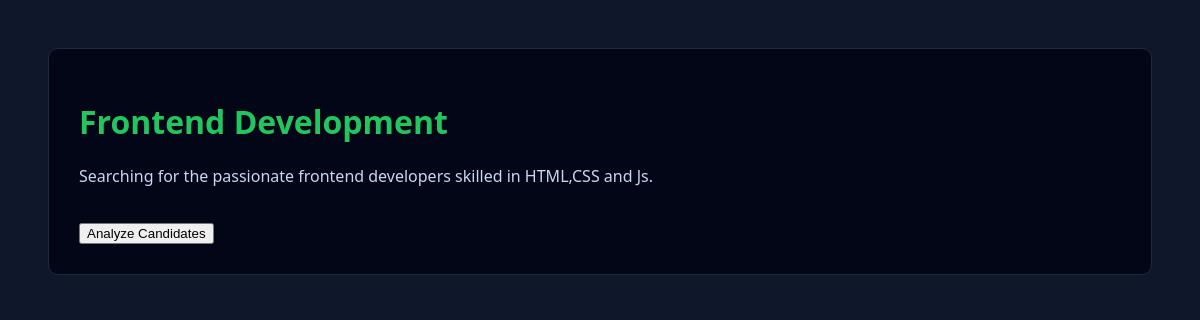
The page /job/2 on the database its author committed.
### tables this page shows
CREATE TABLE jobs (
        id INTEGER PRIMARY KEY AUTOINCREMENT,
        title TEXT,
        description TEXT
    );

### main.py (the view)
@app.route("/job/<int:job_id>")
def view_job(job_id):
    conn = sqlite3.connect("database.db")
    c = conn.cursor()
    c.execute("SELECT * FROM jobs WHERE id=?", (job_id,))
    job = c.fetchone()
    conn.close()
    return render_template("job_detail.html", job=job)

### templates/job_detail.html (shortened to what this page needs)
<!doctype html>
<html>
  <head>
  </head>
  <body>
    <div class="card">
      <h1>{{ job[1] }}</h1>
      <p>{{ job[2] }}</p>
      <a href="/analyzer">
        <button style="margin-top: 20px">Analyze Candidates</button>
      </a>
    </div>
  </body>
</html>

### templates/job_detail.html (style rules this page uses)
body { background: #0f172a; color: white; font-family: "Segoe UI"; padding: 40px; }
.card { background: #020617; padding: 30px; border-radius: 10px; border: 1px solid #1f2937; }
h1 { color: #22c55e; }
p { color: #cbd5f5; }

### rows shown on the page
jobs: title "Frontend Development", description "Searching for the passionate frontend developers skilled in HTML,CSS and Js."
